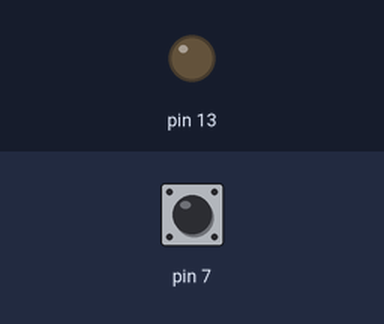
This sketch was run on a simulated Arduino Uno, built with avr-gcc and run on an emulated ATmega328P. Shown: output pins drawn as LEDs (lit = HIGH). Inputs (shaded band) come from the test bench; at power-on: pin 7 HIGH.

Above: at 1.2 s.
1.3 s: pin 7 pulled LOW for 0.15 s
At 1.37 s:
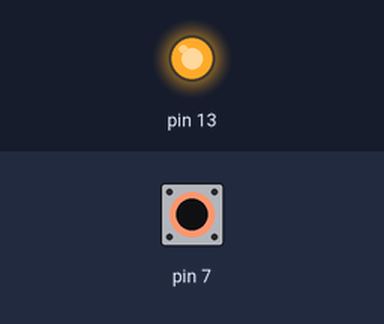
2.9 s: pin 7 pulled LOW for 3.2 s
At 7.0 s:
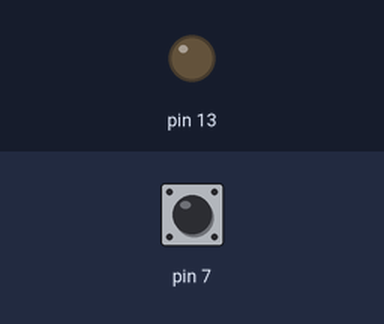
Timing chart, 0 to 8.5 s (numbered marks = the images above; inputs shaded):
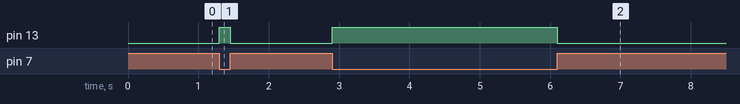

The sketch:

truong.ino
```cpp
void setup() {
  pinMode(7,INPUT_PULLUP);
  pinMode(13,OUTPUT);

}

void loop() {

int nut=digitalRead(7);
if(nut==1) digitalWrite(13,0);
else       digitalWrite(13,1);
}
```

Measured:
- after the input at 1.3 s, pin 13: LOW → HIGH at once, → LOW 0.15 s later
- after the input at 2.9 s, pin 13: LOW → HIGH at once, → LOW 3.2 s later
